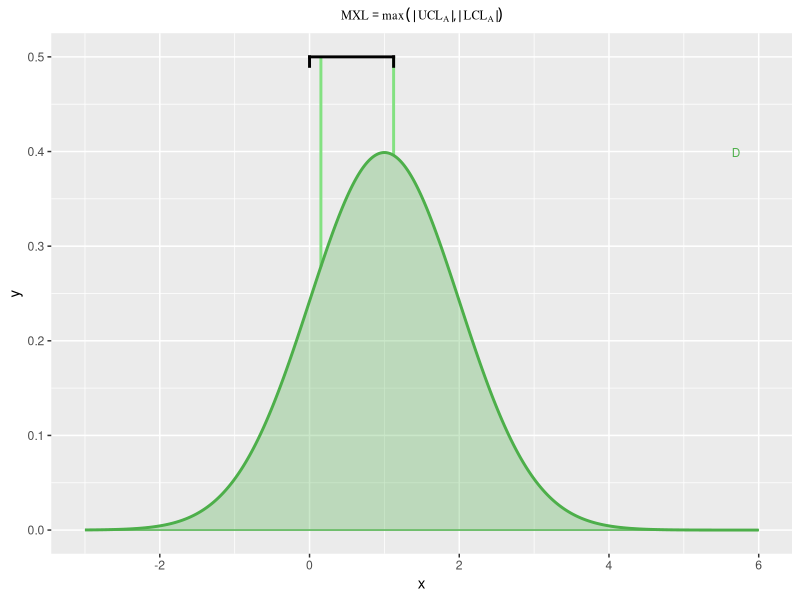

Source code (R):

# This script produces a figure defining MAXEL for one-sample and two-sample two-tailed datasets
# Bruce Corliss
# 9/1/2019

# Load packages
library(ggplot2)
library(tibble)
library(RColorBrewer)
library(broom)
library(gridExtra)
library(grid)
library(rlang)
library(colorspace)

setTimeLimit(cpu = Inf, elapsed = Inf, transient = FALSE)
setSessionTimeLimit(cpu = Inf, elapsed = Inf)

# choose colors for plotting
color_pal = brewer.pal(3, "Set1")
color_mxl_bounds =  brewer.pal(10,"PRGn")

# Initial parameters
nsamples = 10
ngroups = 2
set.seed(0)
dist_text_size=3;
title_font_size=9;
equ_font_size=8;

### Case 1: one-sample
# 1.1 distribution A, B
x <- seq(-3,6,.01)
mu <- 2
sd <- 1
data1_1 = tibble(group=factor("1"), x=x,
         y=smooth.spline(x,dnorm(x, mean = mu, sd = sd, log = FALSE))$y)
C0 <- 1;
p1_1 <- ggplot(data1_1, aes(x = x, y = y, group = group, fill = color_pal[2])) +
  geom_line(size = 1, color = color_pal[2]) + 
  geom_ribbon(data = data1_1, aes(x = x,ymax = y),ymin = 0, alpha=0.3, color = color_pal[2], fill = color_pal[2]) +
  annotate("text",x=max(data1_1$x)*.9, y=c(max(data1_1$y), max(data1_1$y)-.03),
           label = c("A","C[0]"), parse=TRUE,color=color_pal[c(1,2)],
           size = dist_text_size,hjust = c(.5,.5)) + 
  geom_vline(xintercept=C0, color = color_pal[1],size=1) + 
  theme(plot.title = element_text(hjust = 1,size = title_font_size),legend.position = "none") 


### 1.2: difference with one-sample
data1_2 <- data1_1
data1_2$x <- data1_1$x-C0

spline_a_2_2 <- smooth.spline(data1_2$x,dnorm(data1_2$x, mean = mu-C0, sd = 1, log = FALSE))
ttest_a_1_2 = tidy(t.test(x=rnorm(n=nsamples, mean = mu-C0, sd = sd[1]), y=NULL,
                        alternative ="two.sided", mu = 0, paired = FALSE, 
                        var.equal = FALSE, conf.level = 0.95))
df_mxl_range_1_2 = data.frame(x1 = 0, x2 = ttest_a_1_2$conf.high, y1 = .5, y2 = .5)
p1_2 <- ggplot(data1_2, aes(x = x, y = y, group = group, fill = color_pal[3])) +
  ggtitle(parse(text = paste0("MXL==max(({}~list(abs({}~UCL[A]~{}),
                              abs({}~LCL[A]~{}))))"))) +
  theme(plot.title = element_text(hjust = 0.5, size = title_font_size,family="serif")) +
  annotate("text",x=max(data1_2$x)*.9, y=max(data1_2$y), label = "D",
           parse=TRUE,color=color_pal[3],size = dist_text_size,hjust = .5) + 
  # Draw CI bounds above plots
  geom_segment(aes(x = ttest_a_1_2$conf.low, y = predict(spline_a_2_2, ttest_a_1_2$conf.low)$y, 
                   xend = ttest_a_1_2$conf.low, yend = y2, color = "segment"),
               data = df_mxl_range_1_2,inherit.aes = F, size = 1, color = lighten(color_pal[3],0.5)) +
  geom_segment(aes(x = ttest_a_1_2$conf.high, y = predict(spline_a_2_2, ttest_a_1_2$conf.high)$y, 
                   xend = ttest_a_1_2$conf.high, yend = y2, color = "segment"), 
               data = df_mxl_range_1_2,inherit.aes = F, size = 1, color = lighten(color_pal[3],0.5)) +
  # Draw bracketed range for MXL
  geom_segment(aes(x = x1, y = y1, xend = x2, yend = y2, colour = "segment"), 
             data = df_mxl_range_1_2,inherit.aes = F, size=1, color="black", lineend="square") +
  geom_segment(aes(x = x1, y = y1-.01, xend = x1, yend = y2, colour = "segment"), 
               data = df_mxl_range_1_2,inherit.aes = F, size=1, color="black",lineend="square") +
  geom_segment(aes(x = x2, y = y1-.01, xend = x2, yend = y2, colour = "segment"), 
               data = df_mxl_range_1_2,inherit.aes = F, size=1, color="black", lineend="square") +
#  geom_line(size = 1, color = color_pal[3]) 
  geom_ribbon(data = data1_2, aes(x = x,ymax = y),ymin = 0, alpha=0.3, color = color_pal[3], 
             fill = color_pal[3])


### Case 2: two sample paired
# 2.1 distribution A, B
x <- seq(-3,6,.01)
mu <- c(1,2)
sd <- c(1,1)
data2_1 = rbind(
  tibble(group=factor("1"), x=x,
         y=smooth.spline(x,dnorm(x, mean = mu[1], sd = 1, log = FALSE))$y),
  tibble(group=("2"), x=x,
         y=smooth.spline(x,dnorm(x, mean = mu[2], sd = 1, log = FALSE))$y))

p2_1 <- ggplot(data2_1, aes(x=x, y=y, group=group, fill=group)) +
  geom_line(size=1,aes(color=group)) + 
  geom_ribbon(data=data2_1, 
              aes(x=x,ymax=y),ymin=0,alpha=0.3) +
  annotate("text",x=max(data2_1$x)*.9, y=c(max(data2_1$y), max(data1_1$y)-.03),
           label = c("A","B"), parse=TRUE,color=color_pal[c(1,2)],
           size = dist_text_size,hjust = c(.5,.5)) + 
  theme(plot.title = element_text(hjust = 1, size = title_font_size),legend.position = "none")


### 2.2: difference two sample paired
x2_2 <- seq(-3,6,.01)
spline_a_2_2 <- smooth.spline(x2_2,dnorm(x2_2, mean = mu[1], sd = 1, log = FALSE))
data2_2 = tibble(group=factor("1"), x=x2_2, y=spline_a_2_2$y)
ttest_a_2_2 = tidy(t.test(x=rnorm(n=nsamples, mean = mu[2]-mu[1], sd = 1), y=NULL,
                        alternative ="two.sided", mu = 0, paired = FALSE, 
                        var.equal = FALSE, conf.level = 0.95))
df_mxl_range_2_2 = data.frame(x1 = 0, x2 = ttest_a_2_2$conf.high, y1 = 0.5, y2 = 0.5)
p2_2 <-ggplot(data2_2, aes(x=x, y=y, group=group, fill=group, color=color_pal[3])) +
  ggtitle(parse(text = paste0("MXL==max(({}~list(abs({}~UCL[A]~{}),abs({}~LCL[A]~{}))))")))+
  theme(plot.title = element_text(hjust = 0.5, size = title_font_size,family="serif")) +
  annotate("text",x=max(data2_2$x)*.95, y=max(data2_2$y), label = "D",
           parse=TRUE,color=color_pal[3],size = dist_text_size,hjust = .5) +
  geom_segment(aes(x = ttest_a_2_2$conf.low, y = predict(spline_a_2_2, ttest_a_2_2$conf.low)$y, 
                   xend = ttest_a_2_2$conf.low, yend = y2, color = "segment"),
               data = df_mxl_range_2_2,inherit.aes = F, size = 1, color = lighten(color_pal[3],0.5)) +
  geom_segment(aes(x = ttest_a_2_2$conf.high, y = predict(spline_a_2_2, ttest_a_2_2$conf.high)$y, 
                   xend = ttest_a_2_2$conf.high, yend = y2, color = "segment"), 
               data = df_mxl_range_2_2,inherit.aes = F, size = 1, color = lighten(color_pal[3],0.5)) +
  geom_segment(aes(x = x1, y = y1, xend = x2, yend = y2, colour = "segment"), 
             data = df_mxl_range_2_2,inherit.aes = F, size=1, color="black",lineend="square") +
  geom_segment(aes(x = x1, y = y1-.01, xend = x1, yend = y2, colour = "segment"), 
               data = df_mxl_range_2_2,inherit.aes = F, size=1, color="black",lineend="square") +
  geom_segment(aes(x = x2, y = y1-.01, xend = x2, yend = y2, colour = "segment"), 
               data = df_mxl_range_2_2,inherit.aes = F, size=1, color="black",lineend="square") +
  geom_line(size=1,color=color_pal[3]) + 
  geom_ribbon(ymax = data2_2$y,aes(ymin=0), alpha = 0.3, fill=color_pal[3],color=color_pal[3])
p2_2
  
  
### Case 3: Unpaired two-sample
# 3.1 distribution A, B
x <- seq(-3,6,.01)
mu <- c(1,1.6)
sd <- c(1,1)
data3_1 = rbind(
  tibble(group=factor("1"), x=x,
         y=smooth.spline(x,dnorm(x, mean = mu[1], sd = 1, log = FALSE))$y),
  tibble(group=("2"), x=x,
         y=smooth.spline(x,dnorm(x, mean = mu[2], sd = 1, log = FALSE))$y))
p3_1 <- ggplot(data3_1, aes(x=x, y=y, group=group, fill=group)) +
  geom_line(size=1,aes(color=group)) + 
  geom_ribbon(data=data3_1, aes(x=x,ymax=y),ymin=0,alpha=0.3) +
  annotate("text",x=max(data3_1$x)*.9, y=c(max(data3_1$y), max(data1_1$y)-.03),
           label = c("A","B"), parse=TRUE,color=color_pal[c(1,2)],
           size = dist_text_size,hjust = c(.5,.5)) +  
  theme(plot.title = element_text(hjust = 1, size = title_font_size),legend.position = "none") 


### 3.2: difference of Unpaired two-sample
x3_2 <- seq(0,3,.01)
spline_a_3_2 <- smooth.spline(x3_2,dnorm(x3_2, mean = mu[1], sd = 1, log = FALSE))
spline_b_3_2 <- smooth.spline(x3_2,dnorm(x3_2, mean = mu[2], sd = 1, log = FALSE))
data3_2 = rbind(
  tibble(group=factor("1"), x=x3_2, y=spline_a_3_2$y),
  tibble(group=factor("2"), x=x3_2, y=spline_b_3_2$y))
# Get confidence invterval for each distribution
ttest_a_3_2 = tidy(t.test(x=rnorm(n=nsamples, mean = mu[1], sd = 1),y=NULL, 
                        alternative ="two.sided", mu = 0, paired = FALSE, 
                        var.equal = FALSE, conf.level = 0.95))
ttest_b_3_2 = tidy(t.test(x=rnorm(n=nsamples, mean = mu[2], sd = 1),y=NULL, 
                          alternative ="two.sided", mu = 0, paired = FALSE, 
                          var.equal = FALSE, conf.level = 0.95))
# Line segment range for MAXEL
df_mxl_range_3_1 = data.frame(x1 = ttest_a_3_2$conf.low, x2 = ttest_b_3_2$conf.high, y1 = .5, y2 = .5)
# Plot
p3_2 <- ggplot(data3_2, aes(x=x, y=y, group=group, fill=group)) +
  annotate("text",x = max(data3_2$x)*.9, y = c(max(data3_2$y), max(data1_1$y)-.03), label = c("A","B"), 
           parse = TRUE,color = color_pal[c(1,2)], size = dist_text_size,hjust = c(.5,.5)) +  
  ggtitle(parse(text = paste0("MXL==max((list({}~abs({}~UCL[A]-LCL[B]~{}),
                              abs({}~LCL[A]-UCL[B]~{}))))"))) +
  theme(legend.position = "none", plot.title = element_text(hjust = 0.5, 
        size = title_font_size,family="serif")) +
  geom_segment(aes(x = ttest_a_3_2$conf.low, y = predict(spline_a_3_2, ttest_a_3_2$conf.low)$y, 
                   xend = ttest_a_3_2$conf.low, yend = y2, color = "segment"),
               data = df_mxl_range_3_1,inherit.aes = F, size = 1, color = lighten(color_pal[1],.5)) +
  geom_segment(aes(x = ttest_a_3_2$conf.high, y = predict(spline_a_3_2, ttest_a_3_2$conf.high)$y, 
                   xend = ttest_a_3_2$conf.high, yend = y2, color = "segment"), 
               data = df_mxl_range_3_1,inherit.aes = F, size = 1, color = lighten(color_pal[1],.5)) +
  geom_segment(aes(x = ttest_b_3_2$conf.low, y =  predict(spline_b_3_2, ttest_b_3_2$conf.low)$y, 
                   xend = ttest_b_3_2$conf.low, yend = y2, color = "segment"), 
               data = df_mxl_range_3_1,inherit.aes = F, size = 1, color = lighten(color_pal[2],.5)) +
  geom_segment(aes(x = ttest_b_3_2$conf.high, y =  predict(spline_b_3_2, ttest_b_3_2$conf.high)$y, 
                   xend = ttest_b_3_2$conf.high, yend = y2, color = "segment"), 
               data = df_mxl_range_3_1,inherit.aes = F, size = 1, color = lighten(color_pal[2],.5)) +
  geom_segment(aes(x = x1, y = y1, xend = x2, yend = y2, colour = "segment"),
               data = df_mxl_range_3_1,inherit.aes = F, size=1, color="black", lineend="square") +
  geom_segment(aes(x = x1, y = y1 - 0.02, xend = x1, yend = y2, colour = "segment"), 
             data = df_mxl_range_3_1,inherit.aes = F, size=1, color="black",linetype=1, lineend="square") +
  geom_segment(aes(x = x2, y = y1 - 0.02, xend = x2, yend = y2, colour = "segment"), 
             data = df_mxl_range_3_1,inherit.aes = F, size=1, color="black",linetype=1, lineend="square") +
  geom_line(size=1,aes(color=group)) + 
  geom_ribbon(data=data3_2, aes(x=x,ymax=y),ymin=0,alpha=0.3)
# p3_2

### Figure creation
## Assign objects to GROB table
# Column names
gs <- lapply(1:16, function(ii) grobTree(rectGrob(gp = gpar(fill = ii, alpha = 0.5)), textGrob(ii)))
gs[[2]] <- textGrob("Initial Distribution", just = "centre", gp = gpar(fontface = "bold", fontsize = 10))
gs[[3]] <- textGrob("Effect Distribution", just = "centre", gp = gpar(fontface = "bold", fontsize = 10))
gs[[4]] <- textGrob("Equations", just = "centre", gp = gpar(fontface = "bold", fontsize = 10))


# Row Names for figure
gs[[1]] <- textGrob("", rot = 90)
gs[[5]] <- textGrob("1-Sample", rot = 90, just = "centre", gp = gpar(fontface = "bold", fontsize = 10))
gs[[9]] <- textGrob("2-Sample, Paired", rot = 90, just = "centre", gp=gpar(fontface = "bold", fontsize = 10))
gs[[13]] <- textGrob("2-Sample, Unpaired", rot = 90, just = "centre", gp = gpar(fontface = "bold", fontsize = 10))

### Equations for figure %>% 


df_1s <- data.frame(equations = c(
  "list(A==N(mu[A],sigma[A]),~~C[0]==1)",
  "list(italic(bar(x)[D])==bar(x)[A]-C[0],~s[D]^2==s[A]^2)",
  "CL[x]==italic(bar(x))-C[0]%+-%italic(t)[alpha/2]~s/sqrt(n)"
  ))

df_2s_p <- data.frame(equations = c(
  "list(A==N(mu[A],sigma[A]),B==N(mu[B],sigma[B]))",
  "italic(d[i])==italic(x[list(i,A)]) - italic(x[list(i,B)])",
  "Rel~MXL==frac(MXL,min((list(abs(CL[U,A]) , abs(CL[L,A])))))"
))

df_2s_unp <- data.frame(equations = c(
  "list(A==N(mu[A],sigma[A]),B==N(mu[B],sigma[B]))",
  "CL[x]==italic(bar(x)) %+-% italic(t[alpha/2])~s/sqrt(n)",
    "Rel~MXL==frac(MXL,min((list(abs(CL[U,A]) , abs(CL[L,A])))))"
))

tt = ttheme_minimal(core=list(fg_params=list(hjust=0,x=0.02,fontsize=10,fontfamily="serif",parse=TRUE)))



# One sample test
a=ggplotGrob(p1_1)
gs[[6]] <- p1_1
gs[[7]] <- p1_2
gs[[8]] <- tableGrob( d = df_1s,rows=NULL, cols=NULL,theme=tt)
# Two sample, paired
gs[[10]] <- p2_1
gs[[11]] <- p2_2
gs[[12]] <- tableGrob( d = df_2s_p,rows=NULL, cols=NULL,theme=tt)
# Two sample, unpaired
gs[[14]] <- p3_1
gs[[15]] <- p3_2
gs[[16]] <- tableGrob( d = df_2s_unp,rows=NULL, cols=NULL,theme=tt)


# Arrange grob obejcts into grid
gt <- arrangeGrob(grobs = gs, layout_matrix = rbind(seq(1,4,1),
                                                    seq(5,8,1),
                                                    seq(9,12,1),
                                                    seq(13,16,1)))

# Add outlines around columna and row names
gt <- gtable::gtable_add_grob(gt, grobs = rectGrob(gp=gpar(fill=NA, lwd=2)), 
                              t = 1, b = 1, l = 2, r = ncol(gt))

gt <- gtable::gtable_add_grob(gt, grobs = rectGrob(gp=gpar(fill=NA, lwd=2)), 
                              t = 2, b = nrow(gt), l = 1, r = 1)

# Change relative height of gtable rows
gt$heights <- unit(c(.04, .32,.32, .32), "npc")
gt$widths <- unit(c(.035, .3, .40, .265), "npc")




gt_pad <- gtable::gtable_add_padding(gt, unit(0, "inch"))




ggsave("figure/figure_1_maxel_definition.pdf", gt_pad, device = "pdf", path = NULL,
       scale = 1, width = 7, height = 7, units = "in",
       dpi = 300, limitsize = TRUE,paper="letter")




# 
# 
# 
# # Table of MAXEL equations
# equ_tbl = data.frame(maxel = c("d == bar(X[A]) + bar(X[B])",
#                                "d == bar(X[A]) + bar(X[B])",
#                                "d == bar(X[A]) + bar(X[B])"), 
#                      rel_maxel = c("d==bar(X[A])+bar(X[B])", 
#                                    "d == bar(X[A]) + bar(X[B])",
#                                    "d == bar(X[A]) + bar(X[B])"))
# colnames(equ_tbl) <- c("MAXEL", "Rel. MAXEL")
# tt <- ttheme_default(core=list(fg_params = list(parse=TRUE)))
# g <- tableGrob(equ_tbl, theme=tt)
# g$heights <- unit(rep(1/nrow(g), nrow(g)), "npc")
# grid.draw(g)
